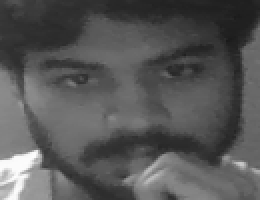
#> input picture opencv/Real-time-face-recognition-in-python-using-opencv--master/datasets/aquib/14.png, 130 x 100 px, given in place of the camera (shown 2 times larger)
$ python create_database.py datasets/aquib/14.png   (Python 2 division)
#> lines starting #> are read from the running program, lines starting #| are printed output that depends on the picture
# create_database.py
import cv2, sys, numpy, os, time
count = 0
size = 4
fn_haar = 'haarcascade_frontalface_default.xml'
fn_dir = 'database'
fn_name = sys.argv[0]   #name of the person
path = os.path.join(fn_dir, fn_name)
if not os.path.isdir(path):
    os.mkdir(path)
(im_width, im_height) = (112, 92)
haar_cascade = cv2.CascadeClassifier(fn_haar)
webcam = cv2.VideoCapture(0)


print ("-----------------------Taking pictures----------------------")
print ("--------------------Give some expressions---------------------")
# The program loops until it has 20 images of the face.

while count < 45:
    (rval, im) = webcam.read()
#> im is the input picture: shape (100, 130, 3); min 26, max 254, mean 86.3
    im = cv2.flip(im, 1, 0)
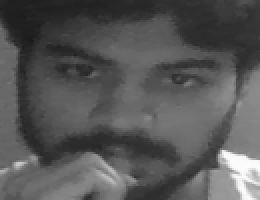
#> im: shape (100, 130, 3) (shown 2 times larger); min 26, max 254, mean 86.3
    gray = cv2.cvtColor(im, cv2.COLOR_BGR2GRAY)
    mini = cv2.resize(gray, (gray.shape[1] / size, gray.shape[0] / size))
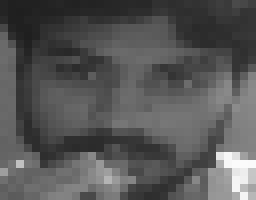
#> mini: shape (25, 32) (shown 8 times larger); min 31, max 251, mean 86.2
    faces = haar_cascade.detectMultiScale(mini)
#> faces = ()
    faces = sorted(faces, key=lambda x: x[3])
#> faces = []
    if faces:
        face_i = faces[0]
        (x, y, w, h) = [v * size for v in face_i]
        face = gray[y:y + h, x:x + w]
        face_resize = cv2.resize(face, (im_width, im_height))
        pin=sorted([int(n[:n.find('.')]) for n in os.listdir(path)
               if n[0]!='.' ]+[0])[-1] + 1
        cv2.imwrite('%s/%s.png' % (path, pin), face_resize)
        cv2.rectangle(im, (x, y), (x + w, y + h), (0, 255, 0), 3)
        cv2.putText(im, fn_name, (x - 10, y - 10), cv2.FONT_HERSHEY_PLAIN, 1,(0, 255, 0))
        time.sleep(0.38)
        count += 1


    cv2.imshow('OpenCV', im)
    key = cv2.waitKey(10)
#> (key Esc is pressed here)
    if key == 27:
        break
print (str(count) + " images taken and saved to " + fn_name +" folder in database ")

$ run again, on opencv/Real-time-face-recognition-in-python-using-opencv--master/datasets/aquib/15.png
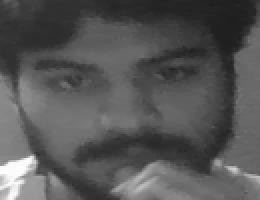
#> input picture opencv/Real-time-face-recognition-in-python-using-opencv--master/datasets/aquib/15.png, 130 x 100 px, given in place of the camera (shown 2 times larger)
#> im is the input picture: shape (100, 130, 3); min 30, max 253, mean 85.6
#> `im = cv2.flip(im, 1, 0)`:
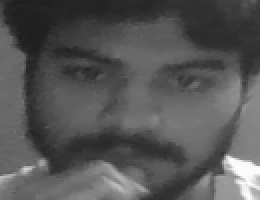
#> im: shape (100, 130, 3) (shown 2 times larger); min 30, max 253, mean 85.6
#> `mini = cv2.resize(gray, (gray.shape[1] / size, gray.shape[0] / size))`:
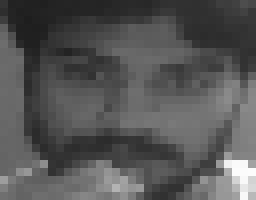
#> mini: shape (25, 32) (shown 8 times larger); min 30, max 252, mean 85.5
#> `faces = haar_cascade.detectMultiScale(mini)`: faces = ()
#> `faces = sorted(faces, key=lambda x: x[3])`: faces = []

$ run again, on opencv/Real-time-face-recognition-in-python-using-opencv--master/datasets/aquib/16.png
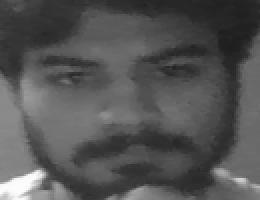
#> input picture opencv/Real-time-face-recognition-in-python-using-opencv--master/datasets/aquib/16.png, 130 x 100 px, given in place of the camera (shown 2 times larger)
#> im is the input picture: shape (100, 130, 3); min 30, max 253, mean 84
#> `im = cv2.flip(im, 1, 0)`:
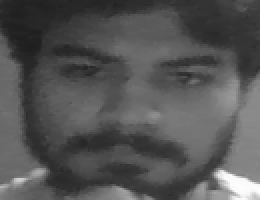
#> im: shape (100, 130, 3) (shown 2 times larger); min 30, max 253, mean 84
#> `mini = cv2.resize(gray, (gray.shape[1] / size, gray.shape[0] / size))`:
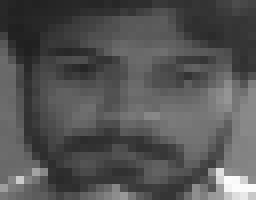
#> mini: shape (25, 32) (shown 8 times larger); min 32, max 252, mean 83.9
#> `faces = haar_cascade.detectMultiScale(mini)`: faces = ()
#> `faces = sorted(faces, key=lambda x: x[3])`: faces = []
